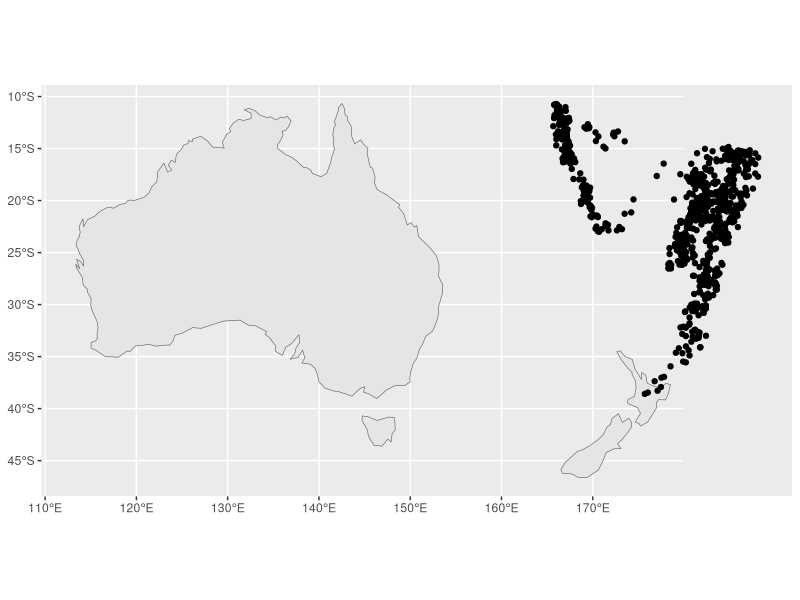

This figure's R source:
library(tidyverse)
library(rnaturalearthdata)
library(sf)

oceania_sf <- countries110 %>% 
  st_as_sf() %>% 
  filter(name %in% c("Australia", "New Zealand"))

quakes_4326 <- quakes %>% 
  st_as_sf(coords = c("long", "lat"),
           crs = 4326)


quakes_4326 %>% 
  st_transform(crs = 4959)

crs_quakes <- 'PROJCS["ProjWiz_Custom_Albers",
                     GEOGCS["GCS_WGS_1984",
                            DATUM["D_WGS_1984",
                                  SPHEROID["WGS_1984",6378137.0,298.257223563]],
                            PRIMEM["Greenwich",0.0],
                            UNIT["Degree",0.0174532925199433]],
                     PROJECTION["Albers"],
                     PARAMETER["False_Easting",0.0],
                     PARAMETER["False_Northing",0.0],
                     PARAMETER["Central_Meridian",153.3691406],
                     PARAMETER["Standard_Parallel_1",-40.9315112],
                     PARAMETER["Standard_Parallel_2",-8.0456775],
                     PARAMETER["Latitude_Of_Origin",-24.4885943],
                     UNIT["Meter",1.0]]'

quakes_4326 %>% 
  st_transform(crs = crs_quakes)

ggplot() +
  geom_sf(data = oceania_sf) +
  geom_sf(data = quakes_4326)
